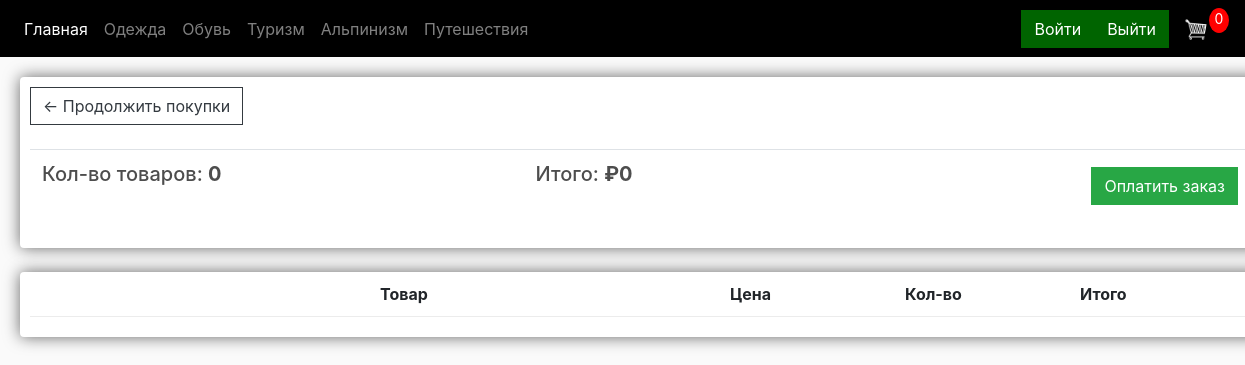
Page /cart/ on the committed database.
### products/models.py (models this page shows)
class Category(models.Model):
    name = models.CharField(max_length=40)
    url = models.CharField(max_length=50, default="placeholder.png")
    def get_url(self):
        return reverse('category-url', args=[self.url])
    def __str__(self):
        return f'{self.name}'

### products/views.py (the view)
# urls.py: path('cart/', views.cart_page, name='cart-url'),
def cart_page(request):
    data = cartData(request)
    cartItems = data['cartItems']
    order = data['order']
    items = data['items']
    categories = Category.objects.all()
    return render(request, 'products/cart.html', context={
        'categories': categories,
        'items': items,
        'order': order,
        'cartItems': cartItems
    })

### products/utils.py (called while the page is built)
def cartData(request):
	if request.user.is_authenticated:
		customer = request.user
		order, created = Order.objects.get_or_create(user=customer, complete=False)
		items = order.orderitem_set.all()
		cartItems = order.get_cart_items
	else:
		items = []
		order = {'get_cart_total': 0, 'get_cart_items': 0}
		cartItems = order['get_cart_items']
	return {'cartItems': cartItems, 'order': order, 'items': items}

### products/templates/products/cart.html (shortened to what this page needs)
{% extends 'products/base.html' %}
{% load static %}
{% block navbar %}
    {% for category in categories %}
        <li><a class="nav-link" href="{{ category.get_url }}">{{ category }}</a></li>
    {% endfor %}
{% endblock navbar %}
{% block content %}
    <div class="row">
        <div class="col-lg-12">
            <div class="box-element">
                <a  class="btn btn-outline-dark" href="{% url 'mainpage-url' %}">&#x2190; Продолжить покупки</a>
                <br>
                <br>
                <table class="table">
                    <tr>
                        <th><h5>Кол-во товаров: <strong>{{ order.get_cart_items }}</strong></h5></th>
                        <th><h5>Итого: <strong>₽{{ order.get_cart_total }}</strong></h5></th>
                        <th>
                            <button style="float:right; margin:5px;" class="btn btn-success" id="make-payment" >Оплатить заказ</button>
                        </th>
                    </tr>
                </table>
            </div>
			<br>
			<div class="box-element">
				<div class="cart-row">
					<div style="flex:2"></div>
					<div style="flex:2"><strong>Товар</strong></div>
					<div style="flex:1"><strong>Цена</strong></div>
					<div style="flex:1"><strong>Кол-во</strong></div>
					<div style="flex:1"><strong>Итого</strong></div>
				</div>
            </div>
        </div>
    </div>
{% endblock content %}

### products/static/products/css/navbar.css (style rules this page uses)
a { text-decoration: none; }
body { background-color: hsl(0, 0%, 98%); }
h1,h2,h3,h5,h6 { color:hsl(0, 0%, 30%); }
.box-element { box-shadow:hsl(0, 0%, 40%) 0 0 16px; background-color: #fff; border-radius: 4px; padding: 10px; }
.col-lg-12 { margin-top: 20px; margin-right: 10px; margin-left: 20px; margin-bottom: 20px; }
.btn { border-radius: 0; }
.cart-row { display: flex; align-items: flex-stretch; padding-bottom: 10px; margin-bottom: 10px; border-bottom: 1px solid #ececec; }

### rows in the picture
Category: name "Одежда"
Category: name "Обувь"
Category: name "Туризм"
Category: name "Альпинизм"
Category: name "Путешествия"

### other values in the picture
{{ cartItems }} "0"
{{ order.get_cart_items }} "0"
{{ order.get_cart_total }} "0"
